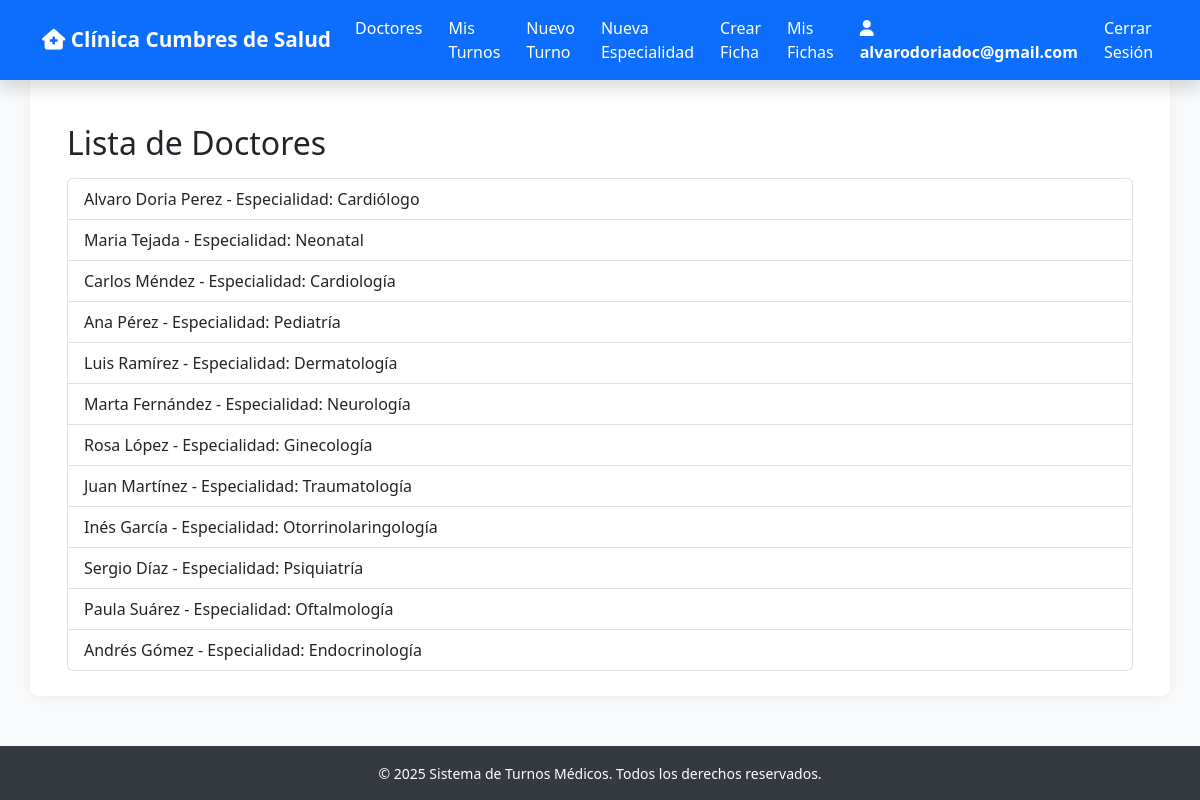
Screenshot of /doctores/ (signed in) with the database file from the repository.
### turnos/models.py (models this page shows, shortened)
class Doctor(models.Model):
    user = models.OneToOneField(User, on_delete=models.CASCADE)
    especialidad = models.ForeignKey('Especialidad', on_delete=models.CASCADE)

class Especialidad(models.Model):
    nombre = models.CharField(max_length=100, unique=True)
    def __str__(self):
        return self.nombre

### turnos/views.py (the view)
# urls.py: path('doctores/', views.listar_doctores, name='listar_doctores'),
def listar_doctores(request):
    doctores = Doctor.objects.all()
    return render(request, 'turnos/listar_doctores.html', {'doctores': doctores})

### turnos/templates/turnos/listar_doctores.html (shortened to what this page needs)
{% extends "turnos/base.html" %}
{% block content %}
<div class="container mt-4">
    <h2 class="mb-3">Lista de Doctores</h2>
    <ul class="list-group">
        {% for doctor in doctores %}
            <li class="list-group-item d-flex justify-content-between align-items-center">
                <div>
                    {{ doctor.user.first_name }} {{ doctor.user.last_name }} - Especialidad: {{ doctor.especialidad }}
                </div>
            </li>
        {% endfor %}
    </ul>
</div>
{% endblock %}

### turnos/templates/turnos/base.html (shortened to what this page needs)
{% load static %}
<!DOCTYPE html>
<html lang="es">
<head>
    <link href="https://cdn.jsdelivr.net/npm/bootstrap@5.3.2/dist/css/bootstrap.min.css" rel="stylesheet">
    <link href="https://cdnjs.cloudflare.com/ajax/libs/font-awesome/6.5.0/css/all.min.css" rel="stylesheet">
</head>
<body>
    <nav class="navbar navbar-expand-lg navbar-dark bg-primary fixed-top shadow">
        <div class="container">
            <a class="navbar-brand" href="{% url 'inicio' %}">
                <i class="fa-solid fa-house-medical"></i> Clínica Cumbres de Salud
            </a>
            <div class="collapse navbar-collapse" id="navbarMenu">
                <ul class="navbar-nav ms-auto mb-2 mb-lg-0">
                    {% if user.is_authenticated %}
                        <li class="nav-item">
                            <a class="nav-link" href="{% url 'listar_doctores' %}">Doctores</a>
                        </li>
                        <li class="nav-item">
                            <a class="nav-link" href="{% url 'listar_fichas' %}">Mis Turnos</a>
                        </li>
                        <li class="nav-item">
                            <a class="nav-link" href="{% url 'crear_ficha' %}">Nuevo Turno</a>
                        </li>
                        {% if user.perfil.es_doctor %}
                            <li class="nav-item">
                                <a class="nav-link" href="{% url 'crear_especialidad' %}">Nueva Especialidad</a>
                            </li>
                            <li class="nav-item">
                                <a class="nav-link" href="{% url 'crear_ficha' %}">Crear Ficha</a>
                            </li>
                            <li class="nav-item">
                                <a class="nav-link" href="{% url 'listar_fichas' %}">Mis Fichas</a>
                            </li>
                        {% endif %}
                        <li class="nav-item">
                            <span class="nav-link user-info"><i class="fas fa-user"></i> {{ user.username }}</span>
                        </li>
                        <li class="nav-item">
                            <a class="nav-link text-warning" href="{% url 'cerrar_sesion' %}">Cerrar Sesión</a>
                        </li>
                    {% endif %}
                </ul>
            </div>
        </div>
    </nav>
    <main class="container page-content-wrapper">
        {% block content %}{% endblock %}
    </main>
    <footer>
        <div class="container">
            <small>© {{ now|default:"2025" }} Sistema de Turnos Médicos. Todos los derechos reservados.</small>
        </div>
    </footer>
</body>
</html>

### turnos/templates/turnos/base.html (style rules this page uses)
body { padding-top: 50px; background-color: #f8f9fa; }
.navbar-brand { font-weight: bold; font-size: 1.3rem; }
.navbar-nav .nav-link { color: #fff !important; margin-right: 10px; }
.user-info { font-weight: bold; color: #00d9ff; }
footer { background-color: #343a40; color: #ffffff; text-align: center; padding: 15px 0; margin-top: 50px; }
.page-content-wrapper { background: white; padding: 25px; border-radius: 8px; box-shadow: 0 2px 10px rgba(0,0,0,0.05); margin-top: 25px; margin-bottom: 25px; }

### rows the page displays
Doctor: user.first_name "Alvaro Doria", user.last_name "Perez", especialidad "Cardiólogo"
Doctor: user.first_name "Maria", user.last_name "Tejada", especialidad "Neonatal"
Doctor: user.first_name "Carlos", user.last_name "Méndez", especialidad "Cardiología"
Doctor: user.first_name "Ana", user.last_name "Pérez", especialidad "Pediatría"
Doctor: user.first_name "Luis", user.last_name "Ramírez", especialidad "Dermatología"
Doctor: user.first_name "Marta", user.last_name "Fernández", especialidad "Neurología"
Doctor: user.first_name "Rosa", user.last_name "López", especialidad "Ginecología"
Doctor: user.first_name "Juan", user.last_name "Martínez", especialidad "Traumatología"
Doctor: user.first_name "Inés", user.last_name "García", especialidad "Otorrinolaringología"
Doctor: user.first_name "Sergio", user.last_name "Díaz", especialidad "Psiquiatría"
Doctor: user.first_name "Paula", user.last_name "Suárez", especialidad "Oftalmología"
Doctor: user.first_name "Andrés", user.last_name "Gómez", especialidad "Endocrinología"

### other values shown
{{ user.username }} "alvarodoriadoc@gmail.com"
{{ now|default:"2025" }} "2025"
